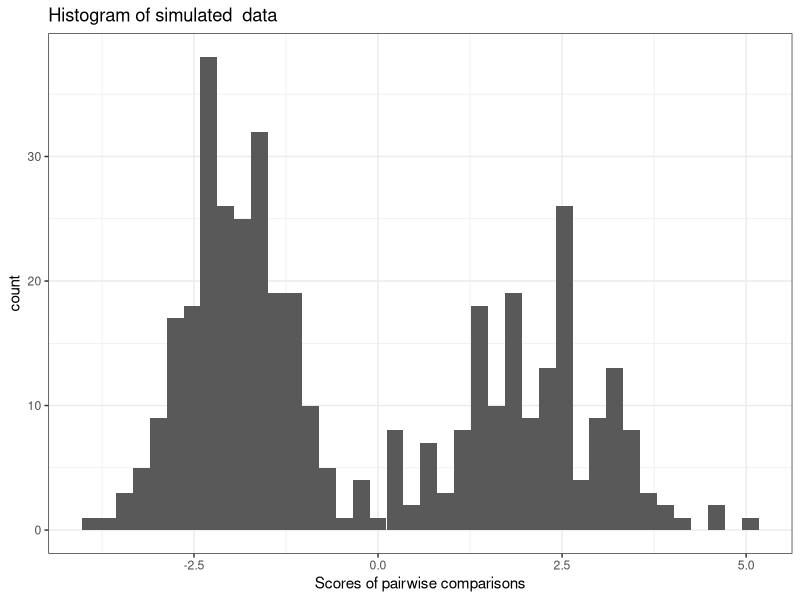
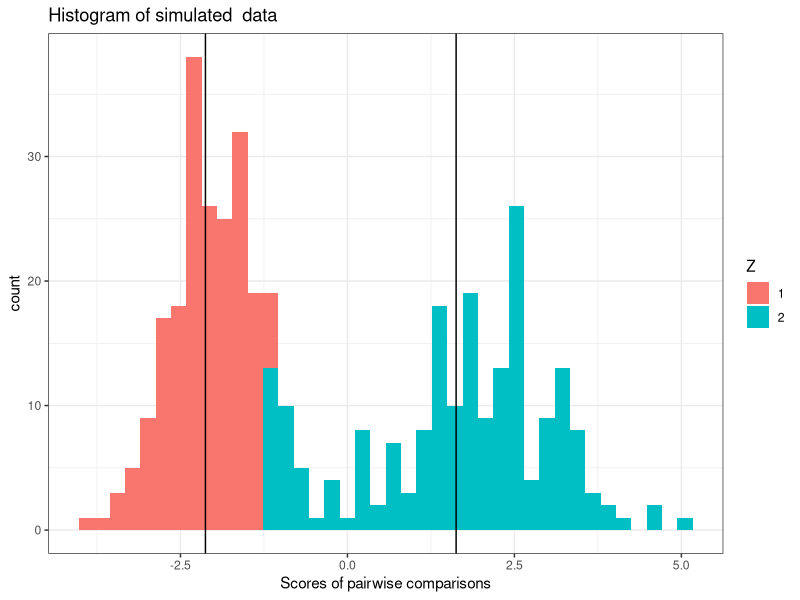
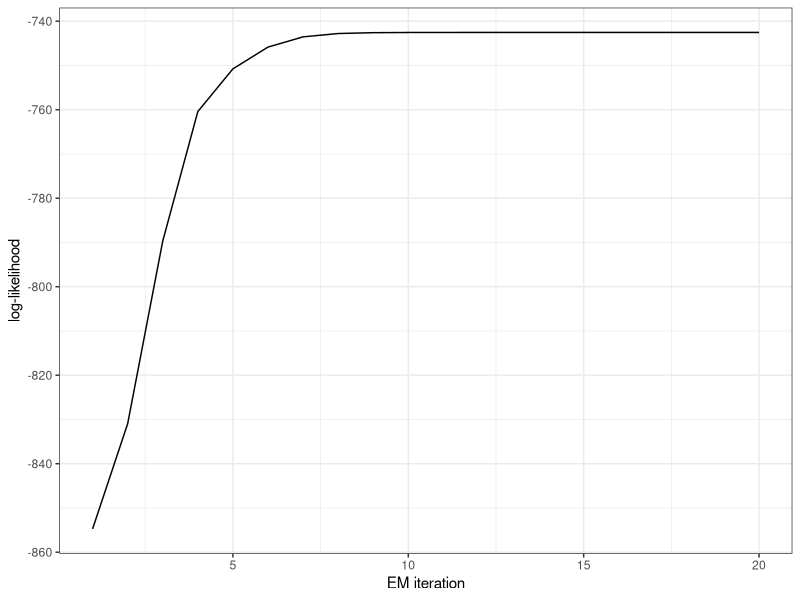
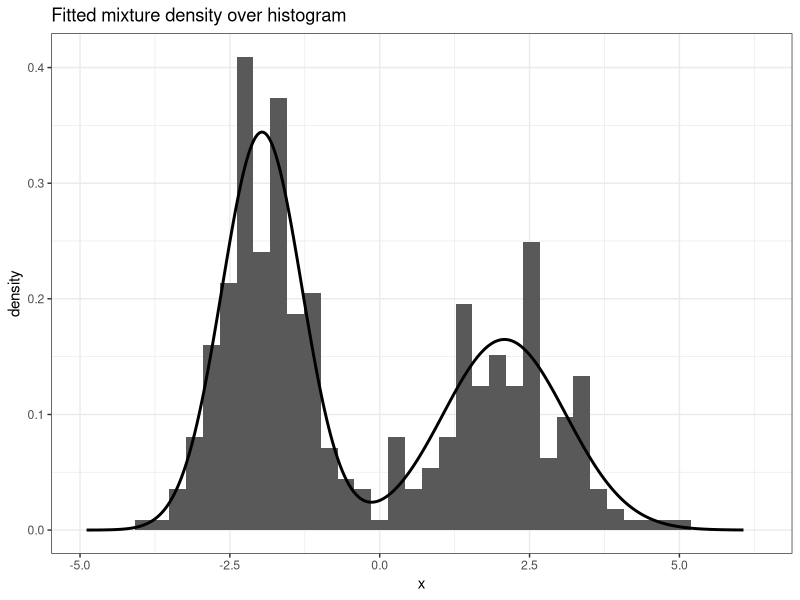

These charts were generated, in order, by the following R code:
## ---- chunk 1
knitr::opts_chunk$set(echo = TRUE, message = FALSE, warning = FALSE)
library(ggplot2)
library(dplyr)
set.seed(202510)
## ---- chunk 2
# true parameters
pi_true <- 0.4
mu1_true <- -2
mu2_true <- 2
sigma1_true <- 0.7
sigma2_true <- 1.0

n <- 400
z <- rbinom(n, 1, pi_true) + 1L          # 1 or 2
x <- rnorm(n, mean = ifelse(z==1, mu1_true, mu2_true),
           sd = ifelse(z==1, sigma1_true, sigma2_true))

df <- data.frame(x = x)

ggplot(df, aes(x)) + geom_histogram(bins = 40) +
  labs(title = "Histogram of simulated  data") + 
  theme_bw() + xlab("Scores of pairwise comparisons")
## ---- chunk 3
df <- df |> mutate(
  Z = factor(ifelse(x < median(x), 1, 2))
)
df_sum <- df |> group_by(Z) |> summarize(
  mean = mean(x),
  sd = sd(x)
)

ggplot(df, aes(x, fill = Z)) + geom_histogram(bins = 40) +
  labs(title = "Histogram of simulated  data") + 
  theme_bw() + xlab("Scores of pairwise comparisons") + 
  geom_vline(aes(xintercept = mean), data = df_sum)
## ---- chunk 4
em_gaussian_mixture <- function(x, K = 2, max_iter = 200, tol = 1e-8, verbose = FALSE){
  n <- length(x)
  # initialize
  pi_k <- rep(1/K, K)
  mu_k <- quantile(x, probs = seq(0,1,length.out = K+2))[2:(K+1)]
  sigma_k <- rep(sd(x), K)
cat(sprintf("Initialize: \npi = %f, mu_1 = %f, mu_2 = %f, sigma_1 = %f, sigma_2 = %f\n", pi_k[1], mu_k[1], mu_k[2], sigma_k[1], sigma_k[2]))
  
  loglik <- function(x, pi_k, mu_k, sigma_k){
    sapply(x, function(xi){
      log(sum(pi_k * dnorm(xi, mean = mu_k, sd = sigma_k)))
    }) |> sum()
  }

  ll <- numeric(max_iter)
  for (t in seq_len(max_iter)){
    # E-step: compute responsibilities w_ik
    w <- sapply(seq_len(K), function(k){
      pi_k[k] * dnorm(x, mean = mu_k[k], sd = sigma_k[k])
    })
    w <- w / rowSums(w)

    # M-step: update parameters
    N_k <- colSums(w)
    pi_k_new <- N_k / n
    mu_k_new <- as.numeric((t(w) %*% x) / N_k)
    sigma_k_new <- sqrt(as.numeric((t(w) %*% (x^2)) / N_k - mu_k_new^2))

    pi_k <- pi_k_new
    mu_k <- mu_k_new
    sigma_k <- sigma_k_new
cat(sprintf("Iteration %d: \npi = %f, mu_1 = %f, mu_2 = %f, sigma_1 = %f, sigma_2 = %f\n",t, pi_k[1], mu_k[1], mu_k[2], sigma_k[1], sigma_k[2]))

    
    ll[t] <- loglik(x, pi_k, mu_k, sigma_k)
    if (t > 1 && abs(ll[t] - ll[t-1]) < tol){
      ll <- ll[1:t]
      break
    }
  }

  list(pi = pi_k, mu = mu_k, sigma = sigma_k, loglik = ll, w = w)
}

res <- em_gaussian_mixture(x)
## ---- chunk 5

# plot log-likelihood progression
qplot(seq_along(res$loglik), res$loglik, geom = 'line') +
  labs(x = 'EM iteration', y = 'log-likelihood') + theme_bw()
## ---- chunk 6
# show estimated densities
xx <- seq(min(x)-1, max(x)+1, length.out = 500)
fit_density <- res$pi[1]*dnorm(xx, res$mu[1], res$sigma[1]) +
  res$pi[2]*dnorm(xx, res$mu[2], res$sigma[2])

df_line <- data.frame(xx = xx, y = fit_density)

ggplot(df, aes(x)) + geom_histogram(aes(y=..density..), bins = 40) +
  geom_line(data = df_line, aes(xx, y), size = 1) +
  labs(title = 'Fitted mixture density over histogram') + 
  theme_bw()

